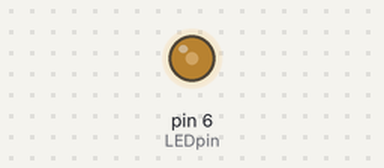
The sketch below on a simulated Arduino Uno, built for the host (arithmetic inside an expression is 32-bit, double 64-bit). On the bench: output pins drawn as LEDs (lit = HIGH). Random numbers use the default seed unless the sketch sets one.

Above: at 0.1 s.
Timing chart, 0 to 22.0 s (numbered marks = the images above):
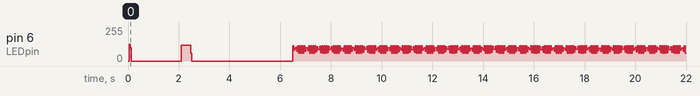

The sketch:

LED-Single-Text-256_shades.ino
```cpp
// Program for sending data to one WS2812 string
// ZIGZAG text displayed
// By Robert Davis II
// Uses Digital Pin 6 change for other pins.
int LEDpin=6;
int MaxLed=256;  // how many LED's
char PixelRow;
int textc=128;  // brightness of text

// Set default color for letters
int red=1; int green=1; int blue=1;

// The delay timing is for an Arduino UNO.
// Sorry digitalWrite is too slow to use.
void sendBit( uint8_t bits ) {
  PORTD= 0xF0;  // turn on
  PORTD= 0xF0;  // delay
  PORTD= 0xF0;  // delay
  PORTD= 0xF0;  // delay
  PORTD= 0xF0;  // delay (Add more for faster processors)
  PORTD= bits;  // send data
  PORTD= bits;  // delay
  PORTD= bits;  // delay
  PORTD= bits;  // delay
  PORTD= bits;  // delay
  PORTD= 0x00;  // Turn off;
}

void sendColor( uint8_t row ) {
 // Send the bit 8 times down the row, each pixel is 8 bits each for R,G,B
 int mask = 0x01;  // shifting mask to determine bit status
    for (int bit=8; bit>0; bit--){
      if (green & (mask<<bit))sendBit( row ); else sendBit( 0x00 ); }
    for (int bit=8; bit>0; bit--){
      if (red & (mask<<bit))sendBit( row ); else sendBit( 0x00 ); }
    for (int bit=8; bit>0; bit--){
      if (blue & (mask<<bit))sendBit( row ); else sendBit( 0x00 ); }
 }

char text1[]="ARDUINO POWERED WS2812 LED SIGN                    ";

// This font from http://sunge.awardspace.com/glcd-sd/node4.html
byte font[][6] = {
0x00,0x00,0x00,0x00,0x00,0x00, // ascii 32
0x00,0x00,0xfa,0x00,0x00,0x00, // !
0x00,0xe0,0x00,0xe0,0x00,0x00, // "
0x28,0xfe,0x28,0xfe,0x28,0x00, // #
0x24,0x54,0xfe,0x54,0x48,0x00, // $
0xc4,0xc8,0x10,0x26,0x46,0x00, // %
0x6c,0x92,0xaa,0x44,0x0a,0x00, // &
0x00,0xa0,0xc0,0x00,0x00,0x00, // '
0x00,0x38,0x44,0x82,0x00,0x00, // (
0x00,0x82,0x44,0x38,0x00,0x00, // )
0x10,0x54,0x38,0x54,0x10,0x00, // *
0x10,0x10,0x7c,0x10,0x10,0x00, // +
0x00,0x0a,0x0c,0x00,0x00,0x00, // ,
0x10,0x10,0x10,0x10,0x10,0x00, // -
0x00,0x06,0x06,0x00,0x00,0x00, // .
0x04,0x08,0x10,0x20,0x40,0x00, // /
0x7c,0x8a,0x92,0xa2,0x7c,0x00, // 0
0x00,0x42,0xfe,0x02,0x00,0x00, // 1
0x42,0x86,0x8a,0x92,0x62,0x00, // 2
0x84,0x82,0xa2,0xd2,0x8c,0x00, // 3
0x18,0x28,0x48,0xfe,0x08,0x00, // 4
0xe4,0xa2,0xa2,0xa2,0x9c,0x00, // 5
0x3c,0x52,0x92,0x92,0x0c,0x00, // 6
0x80,0x8e,0x90,0xa0,0xc0,0x00, // 7
0x6c,0x92,0x92,0x92,0x6c,0x00, // 8
0x60,0x92,0x92,0x94,0x78,0x00, // 9
0x00,0x6c,0x6c,0x00,0x00,0x00, // :
0x00,0x6a,0x6c,0x00,0x00,0x00, // ;
0x00,0x10,0x28,0x44,0x82,0x00, // <
0x28,0x28,0x28,0x28,0x28,0x00, // =
0x82,0x44,0x28,0x10,0x00,0x00, // >
0x40,0x80,0x8a,0x90,0x60,0x00, // ?
0x4c,0x92,0x9e,0x82,0x7c,0x00, // @
0x7e,0x90,0x90,0x90,0x7e,0x00, // A
0xfe,0x92,0x92,0x92,0x6c,0x00, // B
0x7c,0x82,0x82,0x82,0x44,0x00, // C
0xfe,0x82,0x82,0x44,0x38,0x00, // D
0xfe,0x92,0x92,0x92,0x82,0x00, // E
0xfe,0x90,0x90,0x80,0x80,0x00, // F
0x7c,0x82,0x82,0x8a,0x4c,0x00, // G
0xfe,0x10,0x10,0x10,0xfe,0x00, // H
0x00,0x82,0xfe,0x82,0x00,0x00, // I
0x04,0x02,0x82,0xfc,0x80,0x00, // J
0xfe,0x10,0x28,0x44,0x82,0x00, // K
0xfe,0x02,0x02,0x02,0x02,0x00, // L
0xfe,0x40,0x20,0x40,0xfe,0x00, // M
0xfe,0x20,0x10,0x08,0xfe,0x00, // N
0x7c,0x82,0x82,0x82,0x7c,0x00, // O
0xfe,0x90,0x90,0x90,0x60,0x00, // P
0x7c,0x82,0x8a,0x84,0x7a,0x00, // Q
0xfe,0x90,0x98,0x94,0x62,0x00, // R
0x62,0x92,0x92,0x92,0x8c,0x00, // S
0x80,0x80,0xfe,0x80,0x80,0x00, // T
0xfc,0x02,0x02,0x02,0xfc,0x00, // U
0xf8,0x04,0x02,0x04,0xf8,0x00, // V
0xfe,0x04,0x18,0x04,0xfe,0x00, // W
0xc6,0x28,0x10,0x28,0xc6,0x00, // X
0xc0,0x20,0x1e,0x20,0xc0,0x00, // Y
0x86,0x8a,0x92,0xa2,0xc2,0x00, // Z
0x00,0x00,0xfe,0x82,0x82,0x00, // [
0x40,0x20,0x10,0x08,0x04,0x00, // slash
0x82,0x82,0xfe,0x00,0x00,0x00, // ]
0x20,0x40,0x80,0x40,0x20,0x00, // ^
0x02,0x02,0x02,0x02,0x02,0x00, // _
0x00,0x80,0x40,0x20,0x00,0x00, // `
0x00,0x10,0x6c,0x82,0x00,0x00, // {
0x00,0x00,0xfe,0x00,0x00,0x00, // |
0x00,0x82,0x6c,0x10,0x00,0x00, // }
0x10,0x10,0x54,0x38,0x10,0x00, // ~
0x10,0x38,0x54,0x10,0x10,0x00, //  
};

void setup() {
  pinMode (LEDpin, OUTPUT);
  }

void loop() {
  // RED COLOR TEST
  red=1; green=0; blue=0;
  cli();                        // No time for interruptions!
  for (int l=0; l<MaxLed/4; l++){     //  number of LED's
    red=l;
    sendColor( 0xF0);       // Light All red
    }
  // GREEN COLOR TEST
  red=0; green=1; blue=0;
  for (int l=0; l<MaxLed/4; l++){     //  number of LED's
    green=l;
    sendColor( 0xF0);       // Light All green
    }
  // BLUE COLOR TEST
  red=0; green=0; blue=1;
  for (int l=0; l<MaxLed/4; l++){     //  number of LED's
    blue=l;
    sendColor( 0xF0);       // Light All blue
    }
  // WHITE COLOR TEST
  for (int l=0; l<MaxLed/4; l++){     //  number of LED's
    red=l; green=l; blue=l;
    sendColor( 0xF0);       // Light All white
    }
  sei();
  delay(2000);

  //TEXT with ZIGZAG layout tested bit order reverses for each column.
  cli();                        // No time for interruptions!
  for (int l=0; l<30; l++){     // 30 is number of characters to send
      switch (l){                 // case is faster than if's
      case 0: red=textc; green=0; blue=0; break;
      case 1: red=0; green=textc; blue=0; break;
      case 2: red=0; green=0; blue=textc; break;
      case 3: red=textc; green=0; blue=0; break;
      case 4: red=0; green=textc; blue=0; break;
      case 5: red=0; green=0; blue=textc; break;
    }
    for (int r=0; r<6; r++) {
      PixelRow=(font[text1[l]-32][r]); // -32 is to get to correct ascii
      if (r & 0x01){     // invert odd rows
      // Using a loop and shifting is too slow with the character lookups.
      if (PixelRow & 0x01 ) sendColor (0xF0); else sendColor (0x00);
      if (PixelRow & 0x02 ) sendColor (0xF0); else sendColor (0x00);
      if (PixelRow & 0x04 ) sendColor (0xF0); else sendColor (0x00);
      if (PixelRow & 0x08 ) sendColor (0xF0); else sendColor (0x00);
      if (PixelRow & 0x10 ) sendColor (0xF0); else sendColor (0x00);
      if (PixelRow & 0x20 ) sendColor (0xF0); else sendColor (0x00);
      if (PixelRow & 0x40 ) sendColor (0xF0); else sendColor (0x00);
      if (PixelRow & 0x80 ) sendColor (0xF0); else sendColor (0x00);
      }
      else{
      if (PixelRow & 0x80 ) sendColor (0xF0); else sendColor (0x00);
      if (PixelRow & 0x40 ) sendColor (0xF0); else sendColor (0x00);
      if (PixelRow & 0x20 ) sendColor (0xF0); else sendColor (0x00);
      if (PixelRow & 0x10 ) sendColor (0xF0); else sendColor (0x00);
      if (PixelRow & 0x08 ) sendColor (0xF0); else sendColor (0x00);
      if (PixelRow & 0x04 ) sendColor (0xF0); else sendColor (0x00);
      if (PixelRow & 0x02 ) sendColor (0xF0); else sendColor (0x00);
      if (PixelRow & 0x01 ) sendColor (0xF0); else sendColor (0x00);
      }
    }
  }
  sei();
  delay(4000);                  // Wait to display results

  // FIREWORKS
  red=textc; green=textc; blue=textc;
  cli();                        // No time for interruptions!
  for (int cycle=0; cycle<500; cycle++){
    int rano=random(MaxLed);        // Set Random location
    for (int l=0; l<MaxLed; l++){   // number of bytes to send
      if (l==rano) sendColor( 0xF0); else sendColor( 0x00);
    }
    delay(20);
  }
  sei();
  return;
}
```
